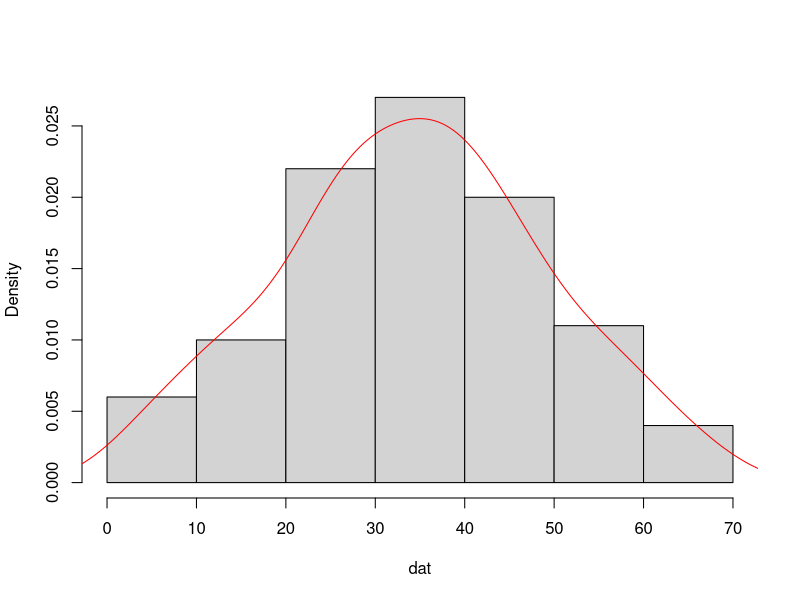
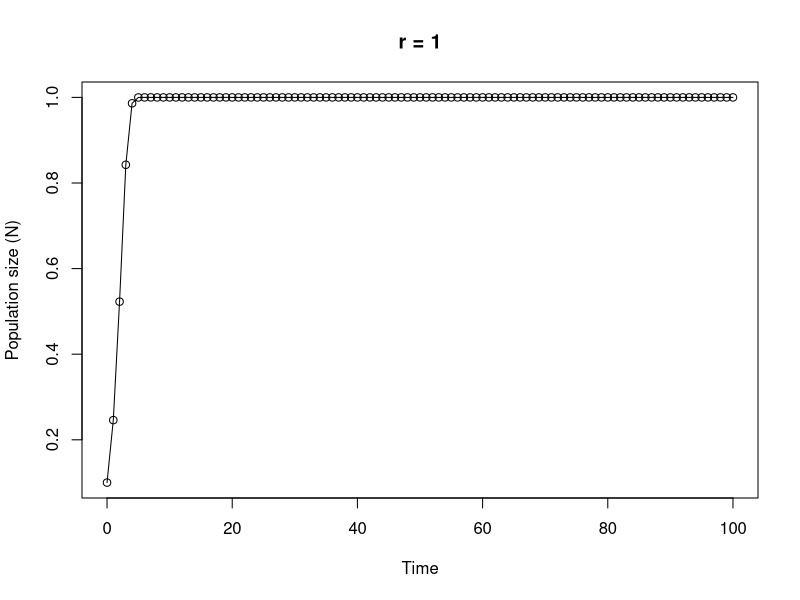

The R source for these figures, in order:
## ---- chunk 1
knitr::opts_chunk$set(echo=TRUE, message = FALSE, warning = FALSE, eval = FALSE, cache = FALSE)
SOLUTIONS <- FALSE
## ---- chunk 2

# area of a circle
# the equation to calculate the area of a circle is pi * radius^2

circle.area <- function(d){ 
	pi * (d/2)^2
}

# to use your new function

circle.area(10)
# [1] 78.53982

# to test on a vector of diameters
# first create a vector with diameters ranging from 0 to 50 in steps of 10

cir.diam <- seq(from = 0, to = 50, by = 10)

# test your function

circle.area(cir.diam)
# [1]    0.00000   78.53982  314.15927  706.85835 1256.63706 1963.49541
## ---- chunk 3

far.cent <- function(a){
	val <- (a-32)*5/9
	print(paste("Fahrenheit: ", round(a, digits = 3), "oF",sep = " "), quote = FALSE)# round 3dp
	print(paste("Centigrade: ", round(val, digits = 3), "oC", sep = " "), quote = FALSE)# round 3dp
}

# alternative Fahrenheit to centigrade using cat function

far.cent2 <- function(a){
	val <- (a - 32) * 5/9	#calculation
	cat("Fahrenheit: ", round(a, digits = 3), "oF", "\n")   # use cat function
	cat("Centigrade: ", round(val, digits = 3), "oC", "\n")   
}
## ---- chunk 4

# Create a vector of normally distributed data
# length 100, mean 35 and standard deviation of 29

vals <- rnorm(100, 35, 15)	# create some norm dist data mean 35, sd = 15

summary.fun <- function(dat){
	mymean <- round(mean(dat), digits = 4)      	# calc mean
	mymedian <- round(median(dat), digits = 4)    # calc median
	mymin <- round(min(dat), digits = 4)          # calc min
	mymax <- round(max(dat), digits = 4)          # calc max
	print(paste("mean:", mymean, sep = " "), quote = FALSE)     # print mean
	print(paste("median:", mymedian, sep = " "), quote = FALSE)     # print median
	print(paste("range:", "from:", mymin, "to", mymax, sep = " "), quote = FALSE) 
	dens <- density(dat)                          # estimate density curve
	hist(dat, main = "",type = "l",freq = FALSE)  # plot histogram
	lines(dens, lty = 1, col = "red")             # plot density curve
}

# use the function
summary.fun(vals)
## ---- chunk 5

# calculate a median

ourmedian <- function(x){
	n <- length(x)
	if (n %% 2 == 1)      # odd numbers
	  sort(x)[(n + 1)/2]  # find the middle number by adding 1 to length and div 2
	else {                # even numbers
	  middletwo <- sort(x)[(n/2) + 0:1]   #find the two middle numbers
	  mean(middletwo)
	  }
}

# use the function
mydat <- sample(1:50, size = 10, replace = TRUE )

# our function
ourmedian(mydat)

# R median function
median(mydat)
## ---- chunk 6

# function to simulate Ricker model

Ricker.model <- function(nzero, r, time, K=1){     # sets initial parameters
  N <- numeric(time + 1)    # creates a real vector of length time+1 to store values of Nt+1
  N[1] <- nzero             # sets initial population size in first element of N
  for (i in 1:time) {				# loops over time
      N[i+1] <- N[i]*exp(r*(1 - N[i]/K))    
  }
  Time <- 0:time   					 # creates vector for x axis
  plot(Time, N, type = "o", xlim = c(0, time), xlab = "Time", ylab = "Population size (N)", main = paste("r =", r, sep=" "))   # plots     output
}

# To run
# play around with the different parameters, especially r
Ricker.model(nzero=0.1,r=1,time=100)
